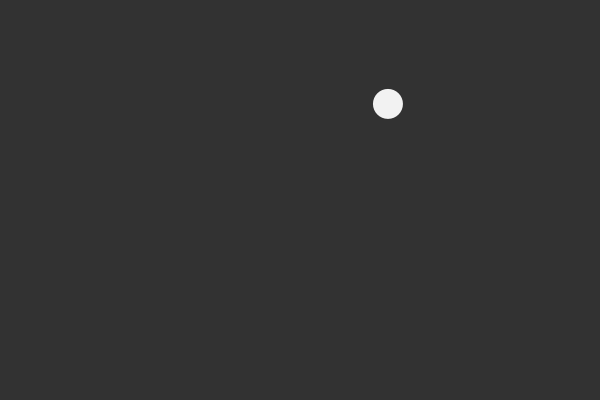
Frame 1 (no input)
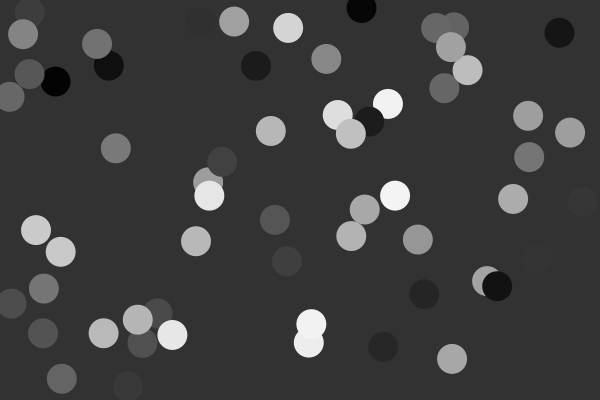
Frame 60 (the mouse pressed at the canvas centre just before this capture)
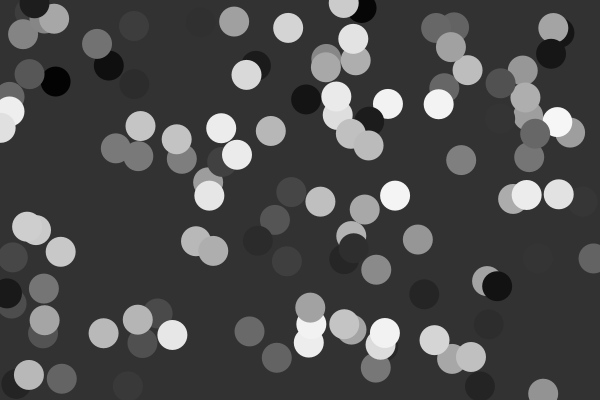
Frame 120 (the mouse held since frame 60 and released just before this capture)

The Processing sketch that drew these frames (run headless with seeded random() and noise(); from frame 60 on, the mouse is pressed at the canvas centre):

// Processing sketch: variaveis_random
// ── variaveis_random.pde
float circleX, circleY;

void setup() {
  size (600, 400);
  background (50);
}

void draw () {
  circleX = random(width);
  circleY = random(height);
  noStroke();
  fill(random(255));
  ellipse (circleX, circleY, 30, 30);
  println(circleX);
}
